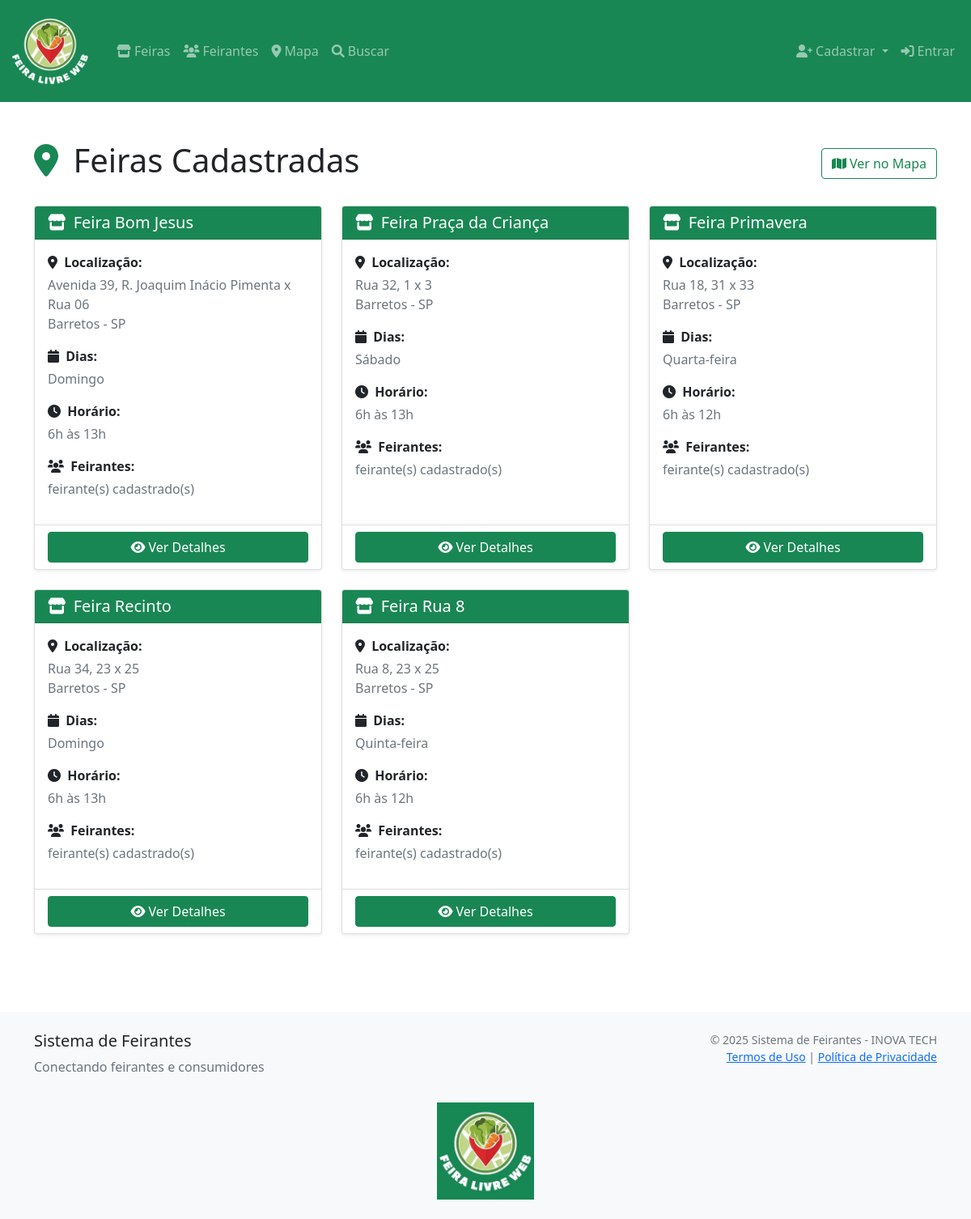
The app's page /feirantes/feiras/ with its own data.
### feirantes/models.py (models this page shows, shortened)
class Feira(models.Model):
    DIAS_SEMANA = [
        ('segunda', 'Segunda-feira'),
        ('terca', 'Terça-feira'),
        ('quarta', 'Quarta-feira'),
        ('quinta', 'Quinta-feira'),
        ('sexta', 'Sexta-feira'),
        ('sabado', 'Sábado'),
        ('domingo', 'Domingo'),
        ('segunda_quarta', 'Segunda e Quarta'),
        ('terca_quinta', 'Terça e Quinta'),
        ('segunda_quinta', 'Segunda a Quinta'),
        ('segunda_sexta', 'Segunda a Sexta'),
        ('sabado_domingo', 'Finais de Semana'),
        ('todos_dias', 'Todos os dias'),
    ]
    nome = models.CharField(max_length=200)
    endereco = models.TextField()
    cidade = models.CharField(max_length=100)
    estado = models.CharField(max_length=2)
    cep = models.CharField(max_length=9, blank=True)
    latitude = models.DecimalField(
        max_digits=10, decimal_places=7, blank=True, null=True)
    longitude = models.DecimalField(
        max_digits=10, decimal_places=7, blank=True, null=True)
    dias_funcionamento = models.CharField(
        max_length=20, choices=DIAS_SEMANA, default='sabado')
    horario_funcionamento = models.CharField(
        max_length=100, blank=True, help_text="Ex: 7h às 12h")
    ativa = models.BooleanField(default=True)
    criado_em = models.DateTimeField(auto_now_add=True)
    atualizado_em = models.DateTimeField(auto_now=True)
    class Meta:
        verbose_name = 'Feira'
        verbose_name_plural = 'Feiras'
        ordering = ['nome']
    def get_dias_funcionamento_display(self):
        return dict(self.DIAS_SEMANA).get(self.dias_funcionamento, '')

### feirantes/views.py (the view)
# urls.py: path('feiras/', views.listar_feiras, name='lista_feiras'),
def listar_feiras(request):
    feiras = Feira.objects.filter(ativa=True).prefetch_related(
        'feirantes').order_by('nome')
    return render(request, 'feirantes/lista_feiras.html', {'feiras': feiras})

### feirantes/templates/feirantes/lista_feiras.html (shortened to what this page needs)
{% extends 'feirantes/base.html' %}
{% block content %}
<div class="container mt-4">
    <div class="row">
        <div class="col-12">
            <div class="d-flex justify-content-between align-items-center mb-4">
                <h1>
                    <i class="fas fa-map-marker-alt text-success me-2"></i>
                    Feiras Cadastradas
                </h1>
                <a href="{% url 'feirantes:mapa' %}" class="btn btn-outline-success">
                    <i class="fas fa-map me-1"></i>Ver no Mapa
                </a>
            </div>
        </div>
    </div>
    {% if feiras %}
    <div class="row">
        {% for feira in feiras %}
        <div class="col-md-6 col-lg-4 mb-4">
            <div class="card h-100 shadow-sm">
                <div class="card-header bg-success text-white">
                    <h5 class="card-title mb-0">
                        <i class="fas fa-store me-1"></i>
                        {{ feira.nome }}
                    </h5>
                </div>
                <div class="card-body">
                    <div class="mb-3">
                        <p class="mb-1"><strong><i class="fas fa-map-marker-alt me-1"></i> Localização:</strong></p>
                        <p class="mb-0 text-muted">{{ feira.endereco }}</p>
                        <p class="mb-0 text-muted">{{ feira.cidade }} - {{ feira.estado }}</p>
                    </div>
                    <div class="mb-3">
                        <p class="mb-1"><strong><i class="fas fa-calendar me-1"></i> Dias:</strong></p>
                        <p class="mb-0 text-muted">{{ feira.get_dias_funcionamento_display }}</p>
                    </div>
                    <div class="mb-3">
                        <p class="mb-1"><strong><i class="fas fa-clock me-1"></i> Horário:</strong></p>
                        <p class="mb-0 text-muted">{{ feira.horario_funcionamento }}</p>
                    </div>
                    <div class="mb-3">
                        <p class="mb-1"><strong><i class="fas fa-users me-1"></i> Feirantes:</strong></p>
                        <p class="mb-0 text-muted">{{ feira.feirante_set.count }} feirante(s) cadastrado(s)</p>
                    </div>
                </div>
                <div class="card-footer bg-transparent">
                    <div class="d-grid gap-2">
                        <a href="{% url 'feirantes:detalhe_feira' feira.id %}" class="btn btn-success">
                            <i class="fas fa-eye me-1"></i>Ver Detalhes
                        </a>
                    </div>
                </div>
            </div>
        </div>
        {% endfor %}
    </div>
    {% endif %}
</div>
{% endblock %}

### records on screen
Feira: nome "Feira Bom Jesus", endereco "Avenida 39, R. Joaquim Inácio Pimenta x Rua 06", cidade "Barretos", estado "SP", dias_funcionamento "Domingo", horario_funcionamento "6h às 13h"
Feira: nome "Feira Praça da Criança", endereco "Rua 32, 1 x 3", cidade "Barretos", estado "SP", dias_funcionamento "Sábado", horario_funcionamento "6h às 13h"
Feira: nome "Feira Primavera", endereco "Rua 18, 31 x 33", cidade "Barretos", estado "SP", dias_funcionamento "Quarta-feira", horario_funcionamento "6h às 12h"
Feira: nome "Feira Recinto", endereco "Rua 34, 23 x 25", cidade "Barretos", estado "SP", dias_funcionamento "Domingo", horario_funcionamento "6h às 13h"
Feira: nome "Feira Rua 8", endereco "Rua 8, 23 x 25", cidade "Barretos", estado "SP", dias_funcionamento "Quinta-feira", horario_funcionamento "6h às 12h"
